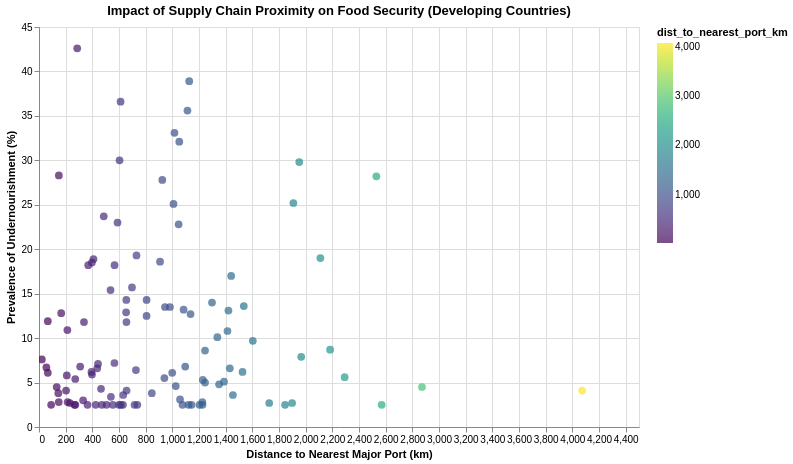

Write notebook code for a chart like this one.
### Markdown cell above
## 11. Repeat Comparison Analysis on Developing Countries

### Code cell
# Recreate the scatter plot for just developing countries to see if the relationship is stronger
chart_developing = alt.Chart(filtered_df).mark_point(filled=True, size=60).encode(
    x=alt.X('dist_to_nearest_port_km:Q', title='Distance to Nearest Major Port (km)'),
    y=alt.Y('latest_undernourishment:Q', title='Prevalence of Undernourishment (%)'),
    color=alt.Color('dist_to_nearest_port_km:Q', scale=alt.Scale(scheme='viridis')),
    tooltip=['Country', 'dist_to_nearest_port_km', 'latest_undernourishment']
).properties(
    width=600,
    height=400,
    title='Impact of Supply Chain Proximity on Food Security (Developing Countries)'
).interactive()
chart_developing

### Figure 1 — Vega-Lite specification as saved in the notebook (floating-point values rounded to 4 significant figures)
{"config": {"view": {"continuousWidth": 300, "continuousHeight": 300}}, "data": {"name": "data-d8e14c3455473cc032c5015dd07c771d"}, "mark": {"type": "point", "filled": true, "size": 60}, "encoding": {"color": {"field": "dist_to_nearest_port_km", "scale": {"scheme": "viridis"}, "type": "quantitative"}, "tooltip": [{"field": "Country", "type": "nominal"}, {"field": "dist_to_nearest_port_km", "type": "quantitative"}, {"field": "latest_undernourishment", "type": "quantitative"}], "x": {"field": "dist_to_nearest_port_km", "title": "Distance to Nearest Major Port (km)", "type": "quantitative"}, "y": {"field": "latest_undernourishment", "title": "Prevalence of Undernourishment (%)", "type": "quantitative"}}, "height": 400, "params": [{"name": "param_1e9efca18e7a2868", "select": {"type": "interval", "encodings": ["x", "y"]}, "bind": "scales"}], "title": "Impact of Supply Chain Proximity on Food Security (Developing Countries)", "width": 600, "$schema": "https://vega.github.io/schema/vega-lite/v6.1.0.json", "datasets": {"data-d8e14c3455473cc032c5015dd07c771d": [{"Country": "Zimbabwe", "latest_undernourishment": 30.0, "country": "ZW", "latitude": -19.02, "longitude": 29.15, "name": "Zimbabwe", "dist_to_nearest_port_km": 604.0}, {"Country": "Zambia", "latest_undernourishment": 32.1, "country": "ZM", "latitude": -13.13, "longitude": 27.85, "name": "Zambia", "dist_to_nearest_port_km": 1052.0}, {"Country": "Vanuatu", "latest_undernourishment": 7.9, "country": "VU", "latitude": -15.38, "longitude": 167.0, "name": "Vanuatu", "dist_to_nearest_port_km": 1967.0}, {"Country": "Uzbekistan", "latest_undernourishment": 2.5, "country": "UZ", "latitude": 41.38, "longitude": 64.59, "name": "Uzbekistan", "dist_to_nearest_port_km": 1845.0}, {"Country": "Uruguay", "latest_undernourishment": 2.5, "country": "UY", "latitude": -32.52, "longitude": -55.77, "name": "Uruguay", "dist_to_nearest_port_km": 266.4}, {"Country": "United Arab Emirates", "latest_undernourishment": 2.8, "country": "AE", "latitude": 23.42, "longitude": 53.85, "name": "United Arab Emirates", "dist_to_nearest_port_km": 214.7}, {"Country": "Ukraine", "latest_undernourishment": 3.8, "country": "UA", "latitude": 48.38, "longitude": 31.17, "name": "Ukraine", "dist_to_nearest_port_km": 846.1}, {"Country": "Uganda", "latest_undernourishment": 33.1, "country": "UG", "latitude": 1.373, "longitude": 32.29, "name": "Uganda", "dist_to_nearest_port_km": 1016.0}, {"Country": "Tuvalu", "latest_undernourishment": null, "country": "TV", "latitude": -7.11, "longitude": 177.6, "name": "Tuvalu", "dist_to_nearest_port_km": 3307.0}, {"Country": "Turkmenistan", "latest_undernourishment": 3.6, "country": "TM", "latitude": 38.97, "longitude": 59.56, "name": "Turkmenistan", "dist_to_nearest_port_km": 1454.0}, {"Country": "Tunisia", "latest_undernourishment": 2.5, "country": "TN", "latitude": 33.89, "longitude": 9.537, "name": "Tunisia", "dist_to_nearest_port_km": 506.5}, {"Country": "Trinidad and Tobago", "latest_undernourishment": 8.6, "country": "TT", "latitude": 10.69, "longitude": -61.22, "name": "Trinidad and Tobago", "dist_to_nearest_port_km": 1245.0}, {"Country": "Tonga", "latest_undernourishment": null, "country": "TO", "latitude": -21.18, "longitude": -175.2, "name": "Tonga", "dist_to_nearest_port_km": 1990.0}, {"Country": "Togo", "latest_undernourishment": 18.2, "country": "TG", "latitude": 8.62, "longitude": 0.8248, "name": "Togo", "dist_to_nearest_port_km": 369.3}, {"Country": "Timor-Leste", "latest_undernourishment": 17.0, "country": "TL", "latitude": -8.874, "longitude": 125.7, "name": "Timor-Leste", "dist_to_nearest_port_km": 1441.0}, {"Country": "Thailand", "latest_undernourishment": 6.8, "country": "TH", "latitude": 15.87, "longitude": 101.0, "name": "Thailand", "dist_to_nearest_port_km": 308.8}, {"Country": "Tanzania", "latest_undernourishment": 23.0, "country": "TZ", "latitude": -6.369, "longitude": 34.89, "name": "Tanzania", "dist_to_nearest_port_km": 588.9}, {"Country": "Tajikistan", "latest_undernourishment": 9.7, "country": "TJ", "latitude": 38.86, "longitude": 71.28, "name": "Tajikistan", "dist_to_nearest_port_km": 1604.0}, {"Country": "Suriname", "latest_undernourishment": 8.7, "country": "SR", "latitude": 3.919, "longitude": -56.03, "name": "Suriname", "dist_to_nearest_port_km": 2183.0}, {"Country": "Sudan", "latest_undernourishment": 10.8, "country": "SD", "latitude": 12.86, "longitude": 30.22, "name": "Sudan", "dist_to_nearest_port_km": 1414.0}, {"Country": "Sri Lanka", "latest_undernourishment": 3.8, "country": "LK", "latitude": 7.873, "longitude": 80.77, "name": "Sri Lanka", "dist_to_nearest_port_km": 145.1}, {"Country": "South Africa", "latest_undernourishment": 7.2, "country": "ZA", "latitude": -30.56, "longitude": 22.94, "name": "South Africa", "dist_to_nearest_port_km": 565.7}, {"Country": "Solomon Islands", "latest_undernourishment": 19.0, "country": "SB", "latitude": -9.646, "longitude": 160.2, "name": "Solomon Islands", "dist_to_nearest_port_km": 2110.0}, {"Country": "Sierra Leone", "latest_undernourishment": 27.8, "country": "SL", "latitude": 8.461, "longitude": -11.78, "name": "Sierra Leone", "dist_to_nearest_port_km": 924.7}, {"Country": "Seychelles", "latest_undernourishment": 2.7, "country": "SC", "latitude": -4.68, "longitude": 55.49, "name": "Seychelles", "dist_to_nearest_port_km": 1727.0}, {"Country": "Serbia", "latest_undernourishment": 2.5, "country": "RS", "latitude": 44.02, "longitude": 21.01, "name": "Serbia", "dist_to_nearest_port_km": 599.5}, {"Country": "Senegal", "latest_undernourishment": 6.2, "country": "SN", "latitude": 14.5, "longitude": -14.45, "name": "Senegal", "dist_to_nearest_port_km": 1526.0}, {"Country": "Saudi Arabia", "latest_undernourishment": 2.5, "country": "SA", "latitude": 23.89, "longitude": 45.08, "name": "Saudi Arabia", "dist_to_nearest_port_km": 737.7}, {"Country": "Samoa", "latest_undernourishment": 4.5, "country": "WS", "latitude": -13.76, "longitude": -172.1, "name": "Samoa", "dist_to_nearest_port_km": 2872.0}, {"Country": "Rwanda", "latest_undernourishment": 35.6, "country": "RW", "latitude": -1.94, "longitude": 29.87, "name": "Rwanda", "dist_to_nearest_port_km": 1113.0}, {"Country": "Romania", "latest_undernourishment": 2.5, "country": "RO", "latitude": 45.94, "longitude": 24.97, "name": "Romania", "dist_to_nearest_port_km": 629.6}, {"Country": "Qatar", "latest_undernourishment": null, "country": "QA", "latitude": 25.35, "longitude": 51.18, "name": "Qatar", "dist_to_nearest_port_km": 392.7}, {"Country": "Poland", "latest_undernourishment": 2.5, "country": "PL", "latitude": 51.92, "longitude": 19.15, "name": "Poland", "dist_to_nearest_port_km": 272.8}, {"Country": "Philippines", "latest_undernourishment": 5.8, "country": "PH", "latitude": 12.88, "longitude": 121.8, "name": "Philippines", "dist_to_nearest_port_km": 208.6}, {"Country": "Peru", "latest_undernourishment": 6.2, "country": "PE", "latitude": -9.19, "longitude": -75.02, "name": "Peru", "dist_to_nearest_port_km": 393.5}, {"Country": "Paraguay", "latest_undernourishment": 3.1, "country": "PY", "latitude": -23.44, "longitude": -58.44, "name": "Paraguay", "dist_to_nearest_port_km": 1058.0}, {"Country": "Papua New Guinea", "latest_undernourishment": 28.2, "country": "PG", "latitude": -6.315, "longitude": 144.0, "name": "Papua New Guinea", "dist_to_nearest_port_km": 2530.0}, {"Country": "Panama", "latest_undernourishment": 4.5, "country": "PA", "latitude": 8.538, "longitude": -80.78, "name": "Panama", "dist_to_nearest_port_km": 132.8}, {"Country": "Palau", "latest_undernourishment": null, "country": "PW", "latitude": 7.515, "longitude": 134.6, "name": "Palau", "dist_to_nearest_port_km": 1679.0}, {"Country": "Pakistan", "latest_undernourishment": 12.9, "country": "PK", "latitude": 30.38, "longitude": 69.35, "name": "Pakistan", "dist_to_nearest_port_km": 653.4}, {"Country": "Oman", "latest_undernourishment": 5.9, "country": "OM", "latitude": 21.51, "longitude": 55.92, "name": "Oman", "dist_to_nearest_port_km": 397.4}, {"Country": "Nigeria", "latest_undernourishment": 14.3, "country": "NG", "latitude": 9.082, "longitude": 8.675, "name": "Nigeria", "dist_to_nearest_port_km": 654.8}, {"Country": "Niger", "latest_undernourishment": 10.1, "country": "NE", "latitude": 17.61, "longitude": 8.082, "name": "Niger", "dist_to_nearest_port_km": 1338.0}, {"Country": "Nicaragua", "latest_undernourishment": 15.7, "country": "NI", "latitude": 12.87, "longitude": -85.21, "name": "Nicaragua", "dist_to_nearest_port_km": 697.3}, {"Country": "Nepal", "latest_undernourishment": 4.6, "country": "NP", "latitude": 28.39, "longitude": 84.12, "name": "Nepal", "dist_to_nearest_port_km": 1026.0}, {"Country": "Nauru", "latest_undernourishment": null, "country": "NR", "latitude": -0.5228, "longitude": 166.9, "name": "Nauru", "dist_to_nearest_port_km": 3331.0}, {"Country": "Namibia", "latest_undernourishment": 18.9, "country": null, "latitude": -22.96, "longitude": 18.49, "name": "Namibia", "dist_to_nearest_port_km": 408.7}, {"Country": "Mozambique", "latest_undernourishment": 28.3, "country": "MZ", "latitude": -18.67, "longitude": 35.53, "name": "Mozambique", "dist_to_nearest_port_km": 148.8}, {"Country": "Morocco", "latest_undernourishment": 4.1, "country": "MA", "latitude": 31.79, "longitude": -7.093, "name": "Morocco", "dist_to_nearest_port_km": 203.0}, {"Country": "Montenegro", "latest_undernourishment": 2.5, "country": "ME", "latitude": 42.71, "longitude": 19.37, "name": "Montenegro", "dist_to_nearest_port_km": 554.0}, {"Country": "Mongolia", "latest_undernourishment": 5.1, "country": "MN", "latitude": 46.86, "longitude": 103.8, "name": "Mongolia", "dist_to_nearest_port_km": 1387.0}, {"Country": "Moldova", "latest_undernourishment": 2.5, "country": "MD", "latitude": 47.41, "longitude": 28.37, "name": "Moldova", "dist_to_nearest_port_km": 716.3}, {"Country": "Mexico", "latest_undernourishment": 3.4, "country": "MX", "latitude": 23.63, "longitude": -102.6, "name": "Mexico", "dist_to_nearest_port_km": 539.3}, {"Country": "Mauritius", "latest_undernourishment": 7.6, "country": "MU", "latitude": -20.35, "longitude": 57.55, "name": "Mauritius", "dist_to_nearest_port_km": 21.43}, {"Country": "Mauritania", "latest_undernourishment": 6.6, "country": "MR", "latitude": 21.01, "longitude": -10.94, "name": "Mauritania", "dist_to_nearest_port_km": 1431.0}, {"Country": "Marshall Islands", "latest_undernourishment": null, "country": "MH", "latitude": 7.131, "longitude": 171.2, "name": "Marshall Islands", "dist_to_nearest_port_km": 4299.0}, {"Country": "Mali", "latest_undernourishment": 4.8, "country": "ML", "latitude": 17.57, "longitude": -3.996, "name": "Mali", "dist_to_nearest_port_km": 1351.0}, {"Country": "Maldives", "latest_undernourishment": null, "country": "MV", "latitude": 3.203, "longitude": 73.22, "name": "Maldives", "dist_to_nearest_port_km": 843.6}, {"Country": "Malaysia", "latest_undernourishment": 2.8, "country": "MY", "latitude": 4.21, "longitude": 102.0, "name": "Malaysia", "dist_to_nearest_port_km": 148.4}, {"Country": "Malawi", "latest_undernourishment": 19.3, "country": "MW", "latitude": -13.25, "longitude": 34.3, "name": "Malawi", "dist_to_nearest_port_km": 731.1}, {"Country": "Madagascar", "latest_undernourishment": 38.9, "country": "MG", "latitude": -18.77, "longitude": 46.87, "name": "Madagascar", "dist_to_nearest_port_km": 1127.0}, {"Country": "Libya", "latest_undernourishment": 13.2, "country": "LY", "latitude": 26.34, "longitude": 17.23, "name": "Libya", "dist_to_nearest_port_km": 1085.0}, {"Country": "Liberia", "latest_undernourishment": 36.6, "country": "LR", "latitude": 6.428, "longitude": -9.429, "name": "Liberia", "dist_to_nearest_port_km": 611.8}, {"Country": "Lesotho", "latest_undernourishment": null, "country": "LS", "latitude": -29.61, "longitude": 28.23, "name": "Lesotho", "dist_to_nearest_port_km": 271.1}, {"Country": "Lebanon", "latest_undernourishment": 7.1, "country": "LB", "latitude": 33.85, "longitude": 35.86, "name": "Lebanon", "dist_to_nearest_port_km": 442.6}, {"Country": "Kuwait", "latest_undernourishment": 2.5, "country": "KW", "latitude": 29.31, "longitude": 47.48, "name": "Kuwait", "dist_to_nearest_port_km": 91.15}, {"Country": "Kosovo", "latest_undernourishment": null, "country": "XK", "latitude": 42.6, "longitude": 20.9, "name": "Kosovo", "dist_to_nearest_port_km": 567.6}, {"Country": "Kiribati", "latest_undernourishment": 4.1, "country": "KI", "latitude": -3.37, "longitude": -168.7, "name": "Kiribati", "dist_to_nearest_port_km": 4074.0}, {"Country": "Kenya", "latest_undernourishment": 23.7, "country": "KE", "latitude": -0.02356, "longitude": 37.91, "name": "Kenya", "dist_to_nearest_port_km": 485.8}, {"Country": "Kazakhstan", "latest_undernourishment": 2.5, "country": "KZ", "latitude": 48.02, "longitude": 66.92, "name": "Kazakhstan", "dist_to_nearest_port_km": 2570.0}, {"Country": "Jordan", "latest_undernourishment": 12.8, "country": "JO", "latitude": 30.59, "longitude": 36.24, "name": "Jordan", "dist_to_nearest_port_km": 166.6}, {"Country": "Jamaica", "latest_undernourishment": 6.7, "country": "JM", "latitude": 18.11, "longitude": -77.3, "name": "Jamaica", "dist_to_nearest_port_km": 55.5}, {"Country": "Iraq", "latest_undernourishment": 15.4, "country": "IQ", "latitude": 33.22, "longitude": 43.68, "name": "Iraq", "dist_to_nearest_port_km": 536.5}, {"Country": "Indonesia", "latest_undernourishment": 6.4, "country": "ID", "latitude": -0.7893, "longitude": 113.9, "name": "Indonesia", "dist_to_nearest_port_km": 726.9}, {"Country": "India", "latest_undernourishment": 11.8, "country": "IN", "latitude": 20.59, "longitude": 78.96, "name": "India", "dist_to_nearest_port_km": 655.8}, {"Country": "Hungary", "latest_undernourishment": 2.5, "country": "HU", "latitude": 47.16, "longitude": 19.5, "name": "Hungary", "dist_to_nearest_port_km": 471.2}, {"Country": "Honduras", "latest_undernourishment": 13.5, "country": "HN", "latitude": 15.2, "longitude": -86.24, "name": "Honduras", "dist_to_nearest_port_km": 944.9}, {"Country": "Haiti", "latest_undernourishment": 42.6, "country": "HT", "latitude": 18.97, "longitude": -72.29, "name": "Haiti", "dist_to_nearest_port_km": 286.6}, {"Country": "Guyana", "latest_undernourishment": 2.7, "country": "GY", "latitude": 4.86, "longitude": -58.93, "name": "Guyana", "dist_to_nearest_port_km": 1898.0}, {"Country": "Guinea-Bissau", "latest_undernourishment": 13.1, "country": "GW", "latitude": 11.8, "longitude": -15.18, "name": "Guinea-Bissau", "dist_to_nearest_port_km": 1421.0}, {"Country": "Guinea", "latest_undernourishment": 12.5, "country": "GN", "latitude": 9.946, "longitude": -9.697, "name": "Guinea", "dist_to_nearest_port_km": 806.8}, {"Country": "Guatemala", "latest_undernourishment": 14.0, "country": "GT", "latitude": 15.78, "longitude": -90.23, "name": "Guatemala", "dist_to_nearest_port_km": 1298.0}, {"Country": "Grenada", "latest_undernourishment": null, "country": "GD", "latitude": 12.26, "longitude": -61.6, "name": "Grenada", "dist_to_nearest_port_km": 1098.0}, {"Country": "Ghana", "latest_undernourishment": 6.6, "country": "GH", "latitude": 7.947, "longitude": -1.023, "name": "Ghana", "dist_to_nearest_port_km": 436.8}, {"Country": "Georgia", "latest_undernourishment": 5.3, "country": "GE", "latitude": 42.32, "longitude": 43.36, "name": "Georgia", "dist_to_nearest_port_km": 1229.0}, {"Country": "Gabon", "latest_undernourishment": 18.6, "country": "GA", "latitude": -0.8037, "longitude": 11.61, "name": "Gabon", "dist_to_nearest_port_km": 907.9}, {"Country": "Fiji", "latest_undernourishment": 5.6, "country": "FJ", "latitude": -16.58, "longitude": 179.4, "name": "Fiji", "dist_to_nearest_port_km": 2292.0}, {"Country": "Ethiopia", "latest_undernourishment": 18.5, "country": "ET", "latitude": 9.145, "longitude": 40.49, "name": "Ethiopia", "dist_to_nearest_port_km": 397.0}, {"Country": "Eritrea", "latest_undernourishment": null, "country": "ER", "latitude": 15.18, "longitude": 39.78, "name": "Eritrea", "dist_to_nearest_port_km": 538.9}, {"Country": "Equatorial Guinea", "latest_undernourishment": null, "country": "GQ", "latitude": 1.651, "longitude": 10.27, "name": "Equatorial Guinea", "dist_to_nearest_port_km": 931.9}, {"Country": "El Salvador", "latest_undernourishment": 6.8, "country": "SV", "latitude": 13.79, "longitude": -88.9, "name": "El Salvador", "dist_to_nearest_port_km": 1097.0}, {"Country": "Ecuador", "latest_undernourishment": 12.7, "country": "EC", "latitude": -1.831, "longitude": -78.18, "name": "Ecuador", "dist_to_nearest_port_km": 1137.0}, {"Country": "Dominican Republic", "latest_undernourishment": 6.1, "country": "DO", "latitude": 18.74, "longitude": -70.16, "name": "Dominican Republic", "dist_to_nearest_port_km": 66.2}, {"Country": "Dominica", "latest_undernourishment": 5.5, "country": "DM", "latitude": 15.41, "longitude": -61.37, "name": "Dominica", "dist_to_nearest_port_km": 940.4}, {"Country": "Djibouti", "latest_undernourishment": 11.9, "country": "DJ", "latitude": 11.83, "longitude": 42.59, "name": "Djibouti", "dist_to_nearest_port_km": 65.91}, {"Country": "Costa Rica", "latest_undernourishment": 2.5, "country": "CR", "latitude": 9.749, "longitude": -83.75, "name": "Costa Rica", "dist_to_nearest_port_km": 425.1}, {"Country": "Comoros", "latest_undernourishment": 13.5, "country": "KM", "latitude": -11.88, "longitude": 43.87, "name": "Comoros", "dist_to_nearest_port_km": 982.2}, {"Country": "Colombia", "latest_undernourishment": 4.1, "country": "CO", "latitude": 4.571, "longitude": -74.3, "name": "Colombia", "dist_to_nearest_port_km": 656.8}, {"Country": "China", "latest_undernourishment": 2.5, "country": "CN", "latitude": 35.86, "longitude": 104.2, "name": "China", "dist_to_nearest_port_km": 1203.0}, {"Country": "Chile", "latest_undernourishment": 2.7, "country": "CL", "latitude": -35.68, "longitude": -71.54, "name": "Chile", "dist_to_nearest_port_km": 232.2}, {"Country": "Chad", "latest_undernourishment": 29.8, "country": "TD", "latitude": 15.45, "longitude": 18.73, "name": "Chad", "dist_to_nearest_port_km": 1952.0}, {"Country": "Central African Republic", "latest_undernourishment": 25.2, "country": "CF", "latitude": 6.611, "longitude": 20.94, "name": "Central African Republic", "dist_to_nearest_port_km": 1908.0}, {"Country": "Cameroon", "latest_undernourishment": 6.1, "country": "CM", "latitude": 7.37, "longitude": 12.35, "name": "Cameroon", "dist_to_nearest_port_km": 999.2}, {"Country": "Cambodia", "latest_undernourishment": 5.4, "country": "KH", "latitude": 12.57, "longitude": 105.0, "name": "Cambodia", "dist_to_nearest_port_km": 271.9}, {"Country": "Burundi", "latest_undernourishment": null, "country": "BI", "latitude": -3.373, "longitude": 29.92, "name": "Burundi", "dist_to_nearest_port_km": 1086.0}, {"Country": "Burkina Faso", "latest_undernourishment": 14.3, "country": "BF", "latitude": 12.24, "longitude": -1.562, "name": "Burkina Faso", "dist_to_nearest_port_km": 806.9}, {"Country": "Bulgaria", "latest_undernourishment": 3.0, "country": "BG", "latitude": 42.73, "longitude": 25.49, "name": "Bulgaria", "dist_to_nearest_port_km": 331.1}, {"Country": "Brazil", "latest_undernourishment": 2.5, "country": "BR", "latitude": -14.24, "longitude": -51.93, "name": "Brazil", "dist_to_nearest_port_km": 1226.0}, {"Country": "Botswana", "latest_undernourishment": 22.8, "country": "BW", "latitude": -22.33, "longitude": 24.68, "name": "Botswana", "dist_to_nearest_port_km": 1047.0}, {"Country": "Bosnia and Herzegovina", "latest_undernourishment": 2.5, "country": "BA", "latitude": 43.92, "longitude": 17.68, "name": "Bosnia and Herzegovina", "dist_to_nearest_port_km": 363.9}, {"Country": "Bolivia", "latest_undernourishment": 13.6, "country": "BO", "latitude": -16.29, "longitude": -63.59, "name": "Bolivia", "dist_to_nearest_port_km": 1536.0}, {"Country": "Bhutan", "latest_undernourishment": null, "country": "BT", "latitude": 27.51, "longitude": 90.43, "name": "Bhutan", "dist_to_nearest_port_km": 591.0}, {"Country": "Benin", "latest_undernourishment": 11.8, "country": "BJ", "latitude": 9.308, "longitude": 2.316, "name": "Benin", "dist_to_nearest_port_km": 337.3}, {"Country": "Belize", "latest_undernourishment": 5.0, "country": "BZ", "latitude": 17.19, "longitude": -88.5, "name": "Belize", "dist_to_nearest_port_km": 1245.0}, {"Country": "Belarus", "latest_undernourishment": 2.5, "country": "BY", "latitude": 53.71, "longitude": 27.95, "name": "Belarus", "dist_to_nearest_port_km": 613.6}, {"Country": "Barbados", "latest_undernourishment": 2.8, "country": "BB", "latitude": 13.19, "longitude": -59.54, "name": "Barbados", "dist_to_nearest_port_km": 1225.0}, {"Country": "Bangladesh", "latest_undernourishment": 10.9, "country": "BD", "latitude": 23.68, "longitude": 90.36, "name": "Bangladesh", "dist_to_nearest_port_km": 212.9}, {"Country": "Bahrain", "latest_undernourishment": null, "country": "BH", "latitude": 25.93, "longitude": 50.64, "name": "Bahrain", "dist_to_nearest_port_km": 456.3}, {"Country": "Azerbaijan", "latest_undernourishment": 2.5, "country": "AZ", "latitude": 40.14, "longitude": 47.58, "name": "Azerbaijan", "dist_to_nearest_port_km": 1122.0}, {"Country": "Aruba", "latest_undernourishment": null, "country": "AW", "latitude": 12.52, "longitude": -69.97, "name": "Aruba", "dist_to_nearest_port_km": 645.8}, {"Country": "Armenia", "latest_undernourishment": 2.5, "country": "AM", "latitude": 40.07, "longitude": 45.04, "name": "Armenia", "dist_to_nearest_port_km": 1144.0}, {"Country": "Argentina", "latest_undernourishment": 3.6, "country": "AR", "latitude": -38.42, "longitude": -63.62, "name": "Argentina", "dist_to_nearest_port_km": 631.4}, {"Country": "Antigua and Barbuda", "latest_undernourishment": null, "country": "AG", "latitude": 17.06, "longitude": -61.8, "name": "Antigua and Barbuda", "dist_to_nearest_port_km": 844.2}, {"Country": "Angola", "latest_undernourishment": 18.2, "country": "AO", "latitude": -11.2, "longitude": 17.87, "name": "Angola", "dist_to_nearest_port_km": 566.5}, {"Country": "Algeria", "latest_undernourishment": 2.5, "country": "DZ", "latitude": 28.03, "longitude": 1.66, "name": "Algeria", "dist_to_nearest_port_km": 1077.0}, {"Country": "Albania", "latest_undernourishment": 4.3, "country": "AL", "latitude": 41.15, "longitude": 20.17, "name": "Albania", "dist_to_nearest_port_km": 465.2}, {"Country": "Afghanistan", "latest_undernourishment": 25.1, "country": "AF", "latitude": 33.94, "longitude": 67.71, "name": "Afghanistan", "dist_to_nearest_port_km": 1009.0}]}}
